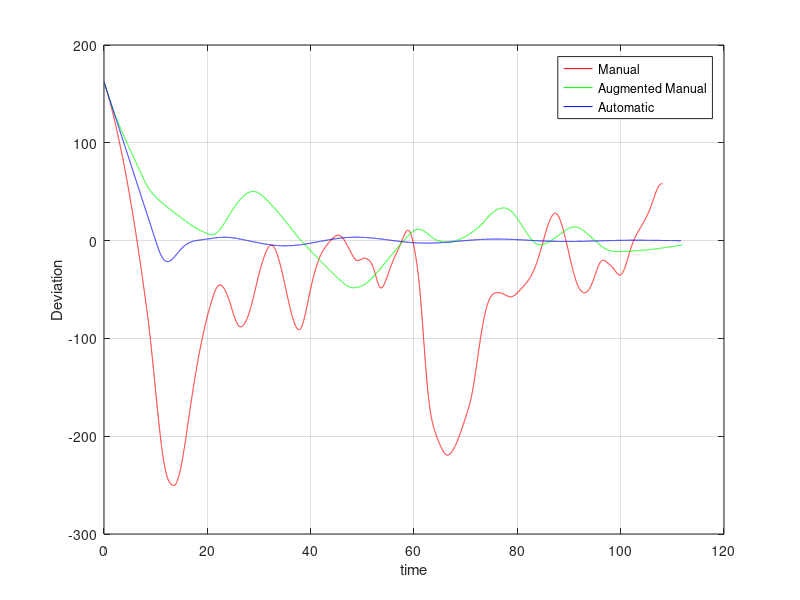

This chart was generated by the following MATLAB code:
%pilot diagram
clear 
clc

load('manual_log2.1.mat')
SimTimeManual = SimTime;
SimAltitudeManual = SimAltitude;
SimDeviationManual = SimDeviation;


load('control_variables2.4.mat')
SimTimeControl = SimTime;
SimAltitudeControl = SimAltitude;
SimDeviationControl = SimDeviation;

load('autopilot_variables2.5.mat')
SimTimeAuto = SimTime;
SimAltitudeAuto = SimAltitude;
SimDeviationAuto = SimDeviation;

plot(SimTimeManual,SimAltitudeManual,'r');
hold on
plot(SimTimeControl,SimAltitudeControl,'g');
hold on
plot(SimTimeAuto,SimAltitudeAuto,'b');
grid on
xlabel('time');
ylabel('Altitude');
legend('Manual','Augmented Manual','Automatic');
hold off

plot(SimTimeManual,SimDeviationManual,'r');
hold on
plot(SimTimeControl,SimDeviationControl,'g');
hold on
plot(SimTimeAuto,SimDeviationAuto,'b');
xlabel('time');
ylabel('Deviation')
legend('Manual','Augmented Manual','Automatic');
grid on
hold off
